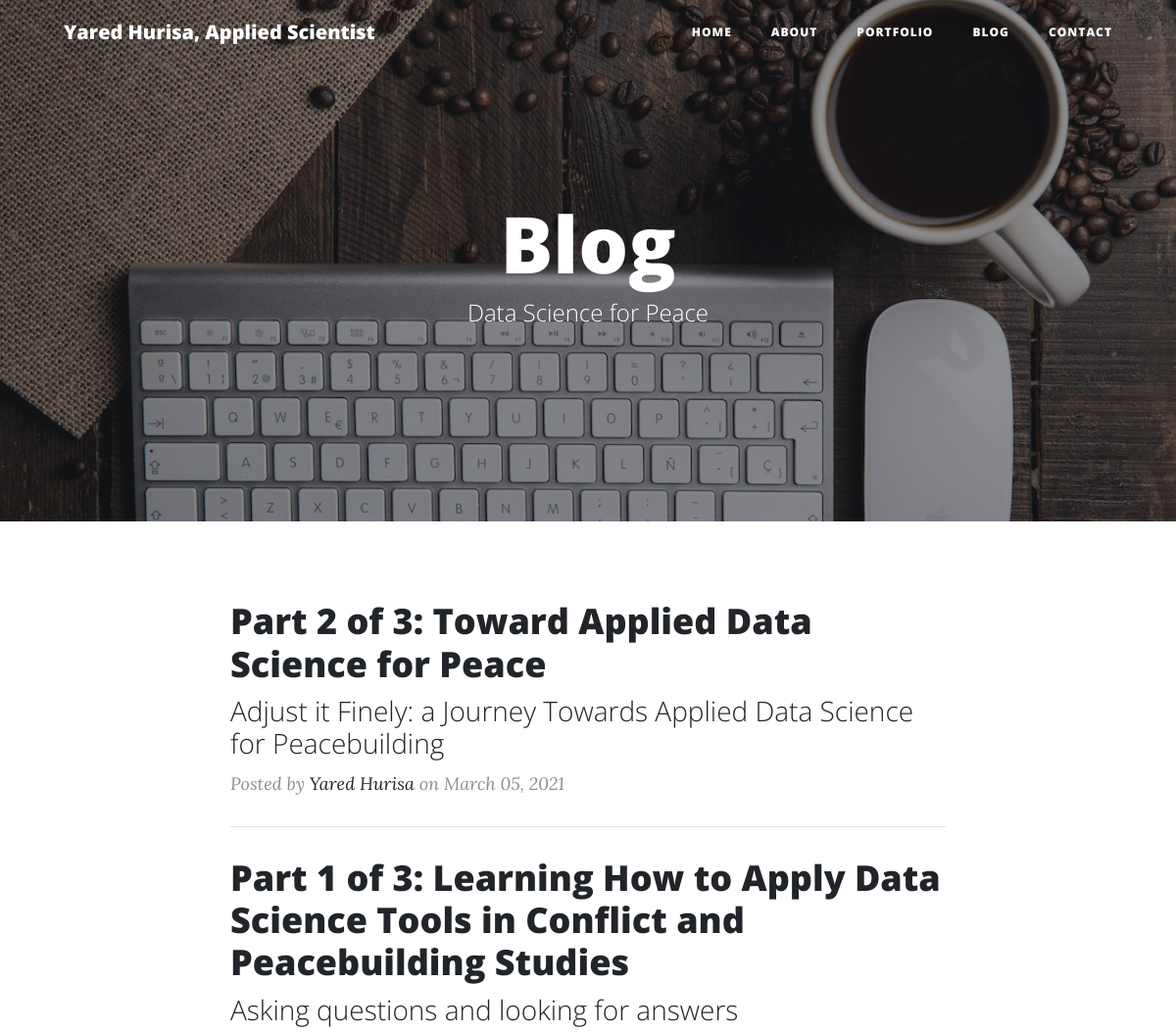
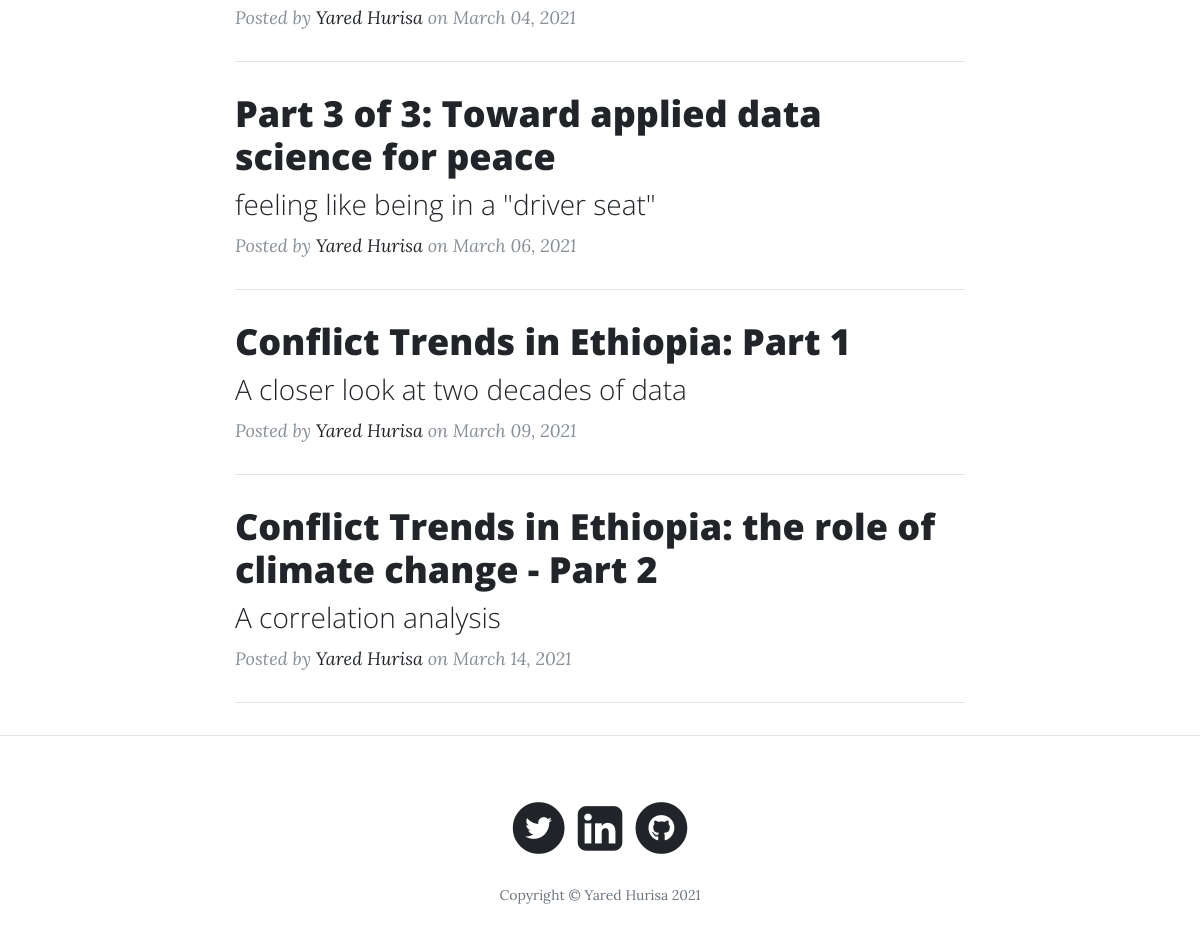
Page /blog on the committed database (2 pictures, top to bottom).
### app.py (models this page shows, shortened)
class Posts(db.Model):
    __tablename__ = "Blogpost"
    id = db.Column(db.Integer, primary_key=True)
    title = db.Column(db.String(255))
    subtitle = db.Column(db.String(255))
    content = db.Column(db.Text)
    author = db.Column(db.String(255))
    date_posted = db.Column(db.DateTime)
    slug = db.Column(db.String(255))

### app.py (the view)
@app.route("/blog")
def blog():
    posts = Posts.query.all()
    return render_template("blog.html", posts=posts)

### templates/blog.html (shortened to what this page needs)
<!DOCTYPE html>
<html lang="en">
  <head>
    <link
      href="../static/vendor/bootstrap/css/bootstrap.min.css"
      rel="stylesheet"
    />
    <link
      href="../static/vendor/fontawesome-free/css/all.min.css"
      rel="stylesheet"
      type="text/css"
    />
    <link href="../static/css/clean-blog.min.css" rel="stylesheet" />
  </head>
  <body>
    <nav class="navbar navbar-expand-lg navbar-light fixed-top" id="mainNav">
      <div class="container">
        <a class="navbar-brand" href="/">Yared Hurisa, Applied Scientist</a>
        <div class="collapse navbar-collapse" id="navbarResponsive">
          <ul class="navbar-nav ml-auto">
            <li class="nav-item">
              <a class="nav-link" href="/">Home</a>
            </li>
            <li class="nav-item">
              <a class="nav-link" href="/about">About</a>
            </li>
            <li class="nav-item">
            <a class="nav-link" href="/portfolio">Portfolio</a>
          </li>
            <li class="nav-item">
              <a class="nav-link" href="/blog">Blog</a>
            </li>
            <li class="nav-item">
              <a class="nav-link" href="/contact">Contact</a>
            </li>
          </ul>
        </div>
      </div>
    </nav>
    <header
      class="masthead"
      style="background-image: url('../static/img/blog.jpeg')"
    >
      <div class="overlay"></div>
      <div class="container">
        <div class="row">
          <div class="col-lg-8 col-md-10 mx-auto">
            <div class="site-heading">
              <h1>Blog</h1>
              <span class="subheading">Data Science for Peace</span>
            </div>
          </div>
        </div>
      </div>
    </header>
    <div class="container">
      <div class="row">
        <div class="col-lg-8 col-md-10 mx-auto">
          {% for post in posts %}
          <div class="post-preview">
            <a href={{"/post/" + post.slug}}>
              <h2 class="post-title">
                {{post.title}}
              </h2>
              <h3 class="post-subtitle">
                {{post.subtitle}}
              </h3>
            </a>
            <p class="post-meta">
              Posted by
              <a href="#">{{post.author}}</a>
              on {{post.date_posted.strftime('%B %d, %Y')}}
            </p>
          </div>
          <hr />
          {% endfor %}
        </div>
      </div>
    </div>
<hr />
<footer>
  <div class="container">
    <div class="row">
      <div class="col-lg-8 col-md-10 mx-auto">
        <ul class="list-inline text-center">
          <li class="list-inline-item">
            <a href="https://twitter.com/yaredlemma6" target="_blank" rel="noopener noreferrer">
              <span class="fa-stack fa-lg">
                <i class="fas fa-circle fa-stack-2x"></i>
                <i class="fab fa-twitter fa-stack-1x fa-inverse"></i>
              </span>
            </a>
          <li class="list-inline-item">
             <a href="https://www.linkedin.com/in/yared-lemma/" target="_blank" rel="noopener noreferrer">
                <span class="fa-stack fa-lg">
                  <link rel="stylesheet" href="https://cdnjs.cloudflare.com/ajax/libs/font-awesome/4.7.0/css/font-awesome.min.css">
                  <i style="font-size:52px" class="fa">&#xf08c;</i>
                </span>
             </a>
          <li class="list-inline-item">
              <a href="https://github.com/ylh4" target="_blank" rel="noopener noreferrer">
                <span class="fa-stack fa-lg">
                  <i class="fas fa-circle fa-stack-2x"></i>
                  <i class="fab fa-github fa-stack-1x fa-inverse"></i>
                </span>
              </a>
          </li>
        </ul>
        <p class="copyright text-muted">
          Copyright &copy; Yared Hurisa 2021
        </p>
      </div>
    </div>
  </div>
</footer>
</body>
</html>

### rows in the picture
Posts: title "Part 2 of 3: Toward Applied Data Science for Peace", subtitle "Adjust it Finely: a Journey Towards Applied Data Science for Peacebuilding", author "Yared Hurisa", date_posted "March 05, 2021"
Posts: title "Part 1 of 3: Learning How to Apply Data Science Tools in Conflict and Peacebuilding Studies", subtitle "Asking questions and looking for answers", author "Yared Hurisa", date_posted "March 04, 2021"
Posts: title "Part 3 of 3: Toward applied data science for peace", subtitle "feeling like being in a \"driver seat\"", author "Yared Hurisa", date_posted "March 06, 2021"
Posts: title "Conflict Trends in Ethiopia: Part 1", subtitle "A closer look at two decades of data", author "Yared Hurisa", date_posted "March 09, 2021"
Posts: title "Conflict Trends in Ethiopia: the role of climate change - Part 2", subtitle "A correlation analysis", author "Yared Hurisa", date_posted "March 14, 2021"
